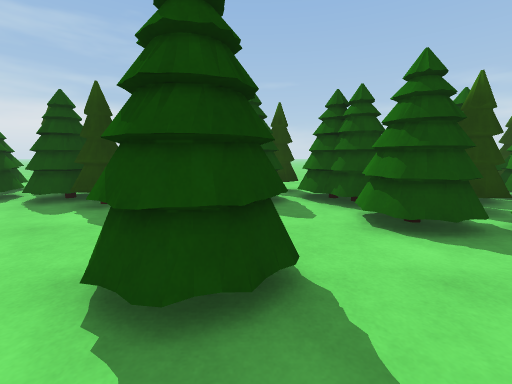
[1] (above)

24 first-person views from a walk through a Unity game level. The camera is 1.3 m above the floor, tilts 8° down and sees 90° across. The floor is counted in squares, 1 m on a side. Each view is taken from the middle of a square. On the plan, view 1 faces up. The plan holds only what a view shows up to about 13 squares ahead; the rest is blank. The place goes on beyond the plan.

[2]
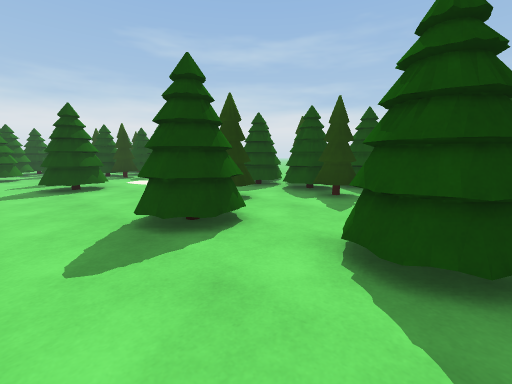

[3]
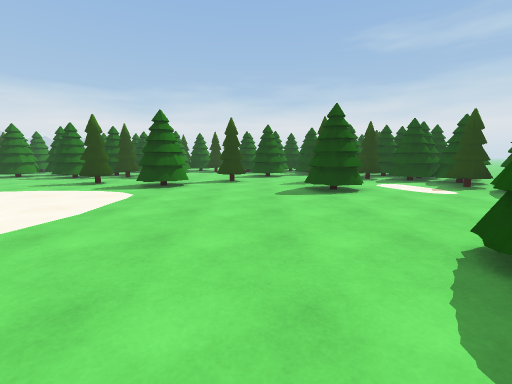

[4]
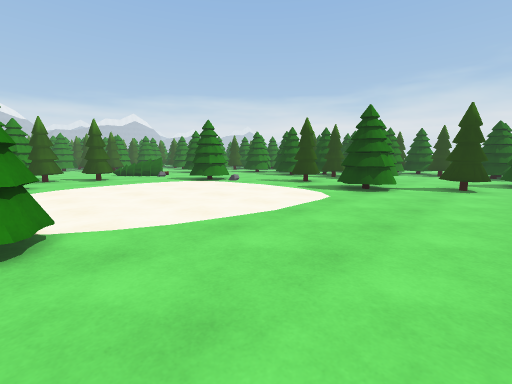

[5]
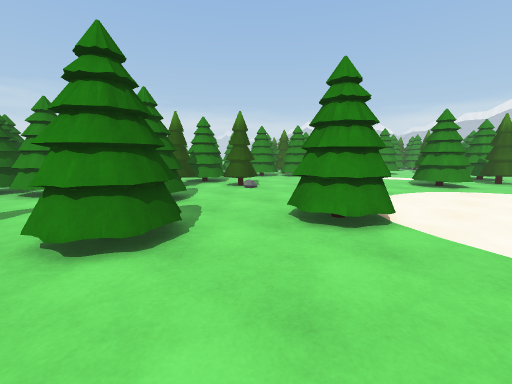

[6]
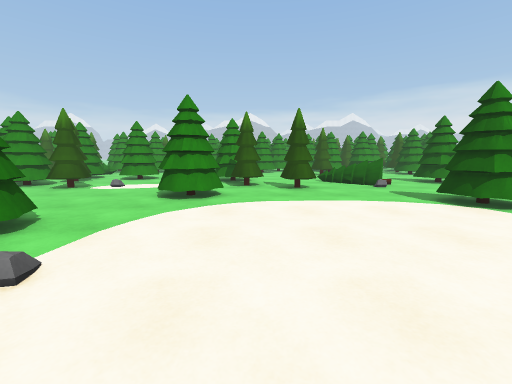

[7]
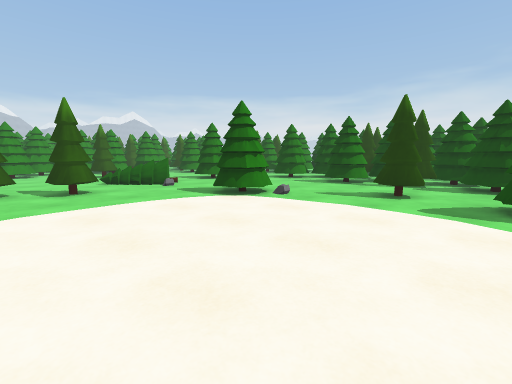

[8]
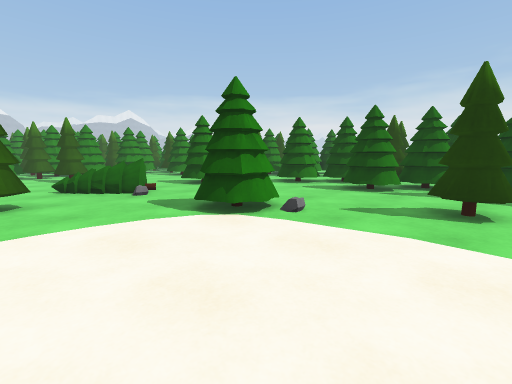

[9]
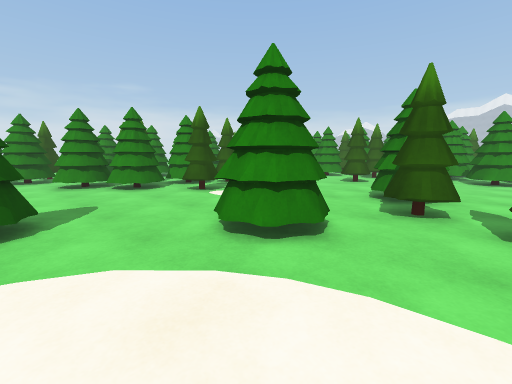

[10]
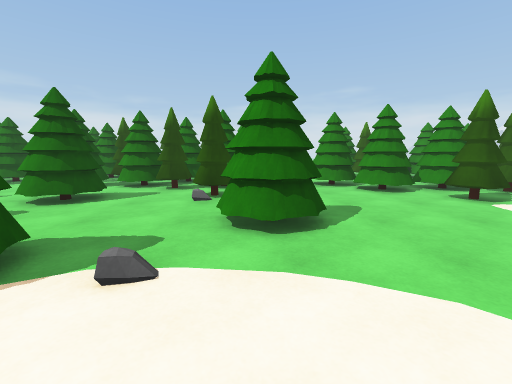

[11]
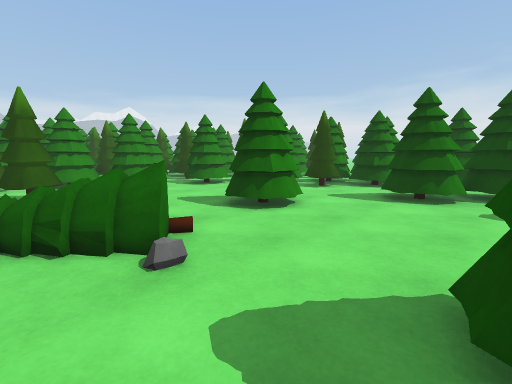

[12]
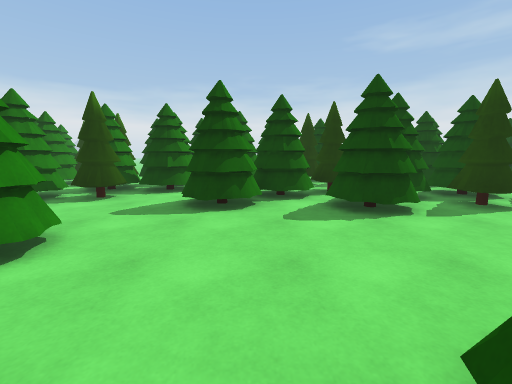

[13]
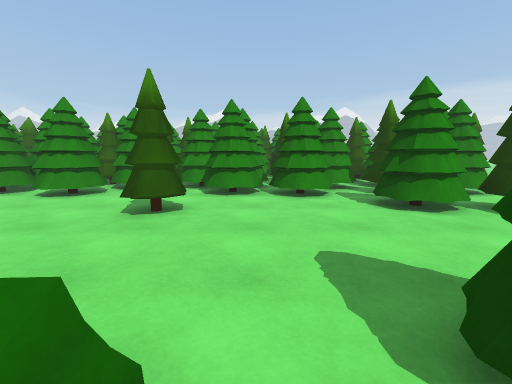

[14]
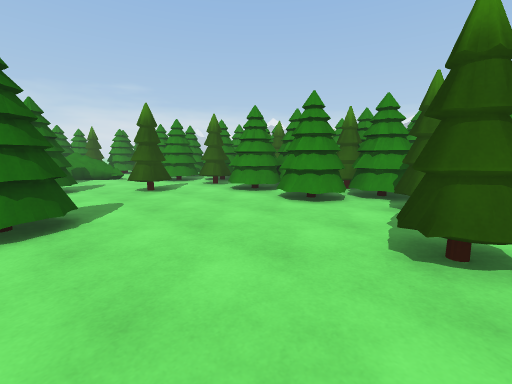

[15]
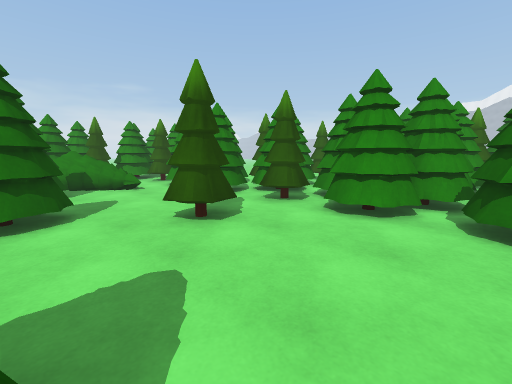

[16]
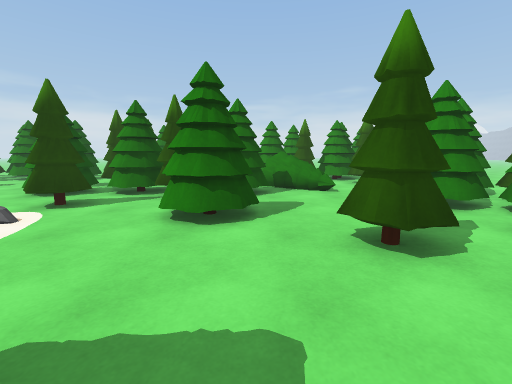

[17]
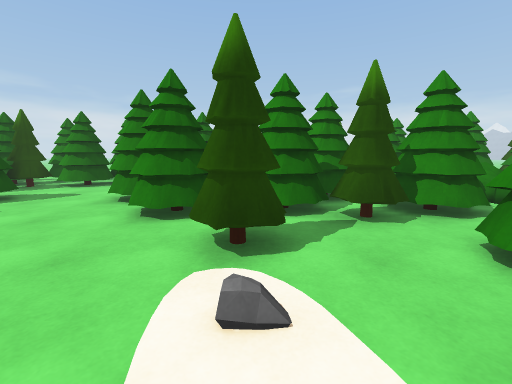

[18]
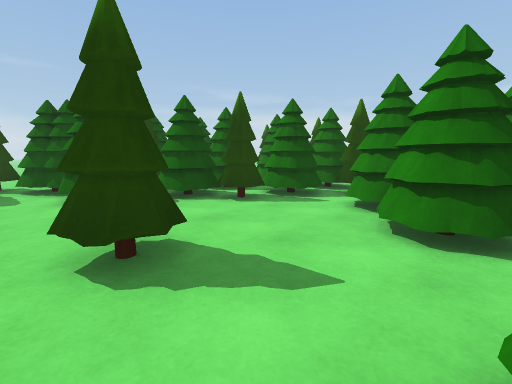

[19]
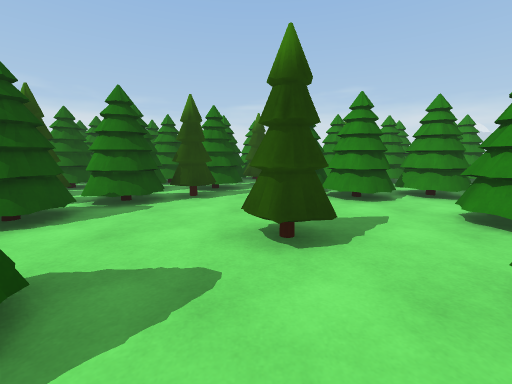

[20]
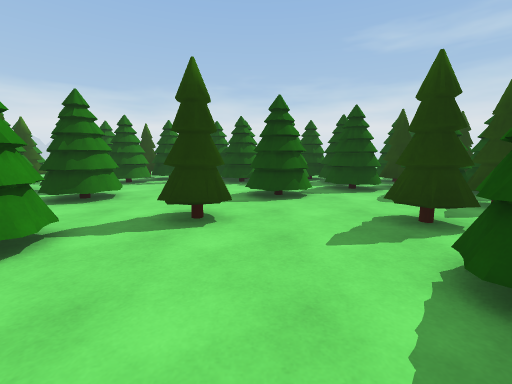

[21]
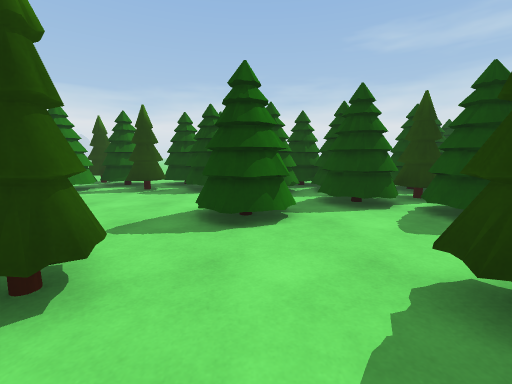

[22]
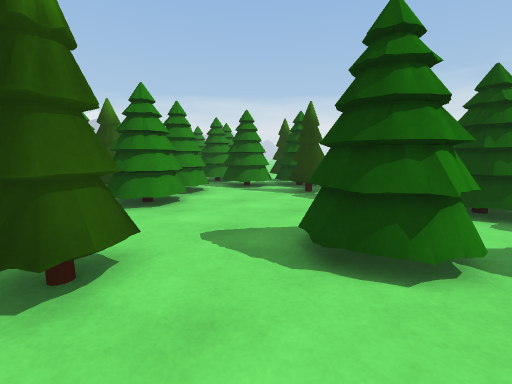

[23]
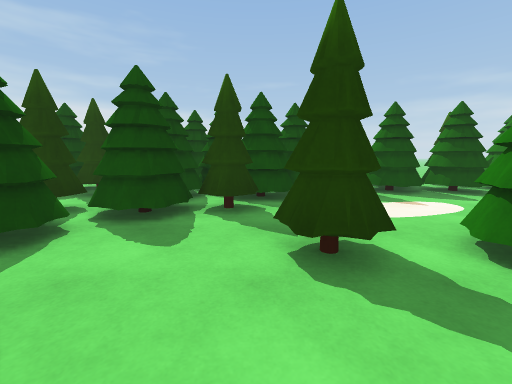

[24]
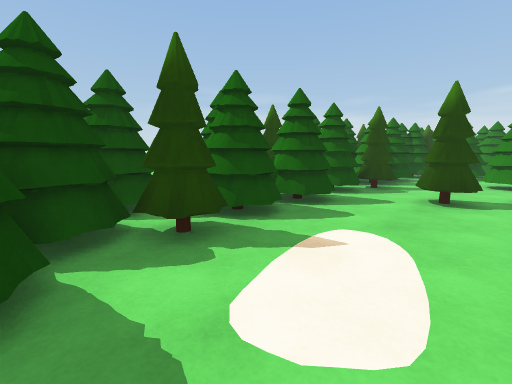

### Floor plan
Key: @ floor where view 1 was taken; # wall or solid block; . floor; T tree; O other object.
Columns run from 25 left of view 1 to 12 right of it. Each row starts with its distance up from view 1.
 10               TTTTT TT    T       T
  9              T T TT TT    T       T
  8   T       ##TT  TTTTT TT TTTT  T TT
  7   TTT       TT TTT.TTTTT TTTT  TTTT
  6    TT TT TT.T........T..  ..T T .
  5   T   TT T........TT...   .TTTT TT T
  4   T TTTTTT........TT....T ..TTTTTT TT
  3     TTTT............ T.TTT....TT
  2  T T TT...TTTTT.... TT..TT.....TTT TT
  1 TTTT T...TTTTTT.....TT.........T.TTTT
  0   TT..TT....TT...........@TT .....TT
 -1   TT  TT..................TTT...TT
 -2   TT..TT................TT.....TTT TTT
 -3   TT.....TT.............TT ...TT T TTT
 -4 TTT......TT.............T .TT.TTTT TT
 -5 TTTT.......TT..............TT .TTT
 -6 TTT....T...TTT........TT...TT..TT  TT
 -7 TTT...TTT.. T.........TT .....TTTT TT
 -8 TTTT.TTTT............. T......TT.TTT
 -9 T TT TTT..TT................TTTTT..T
-10   T..TTTT.TT.............T .TTTTT..TT
-11   TT.TTT................TT ....T...TTT
-12     . TTT...............TT ........TT
-13   TTTT TT....TT....................TT
-14   TTTTTTT....TTT...............TT .T
-15      TT......TT......TTT......TTT   T
-16   TT.T TT............TT .....TT    TT
-17   TT   TT.........TT..  ...TT.TTT
-18        T..........TTTT. . OTT.TT
-19   T TT....TT..TTT...TT........TT
-20   T TTT... TT.TTT....TT......TTTT
-21     T TT.  T........TTT...TT.TT.T
-22     TTT.  ...........T ...TT TTT
-23       TT .................TT.TT T
-24   T.    .......TT........T.....TTT TT
-25   TT   TTT.....TT.......TT.....TT TT
-26         TTT....  ........T.....T  TT
-27      .T   .TT.T....TT.TT....T .T.. T
-28      TT TTTTTTTTTT.TT.TTTT TT  T T T
-29          TT    TTTTT TT TTTT       T
-30         TTT  TTTTTTTTTT TTTTTTT

Positions as (right, up) in squares from view 1, and headings:
1: (0, 0), facing up
2: (0, -1), facing up-left
3: (-2, -2), facing left
4: (-3, -2), facing down-left
5: (-5, -2), facing down-right
6: (-5, -7), facing down
7: (-5, -7), facing down-left
8: (-7, -9), facing down-left
9: (-6, -12), facing down-right
10: (-5, -11), facing right
11: (-9, -15), facing down-left
12: (-11, -16), facing left
13: (-12, -19), facing down
14: (-10, -21), facing down-right
15: (-5, -22), facing down-right
16: (-4, -23), facing right
17: (-1, -18), facing right
18: (1, -4), facing up-right
19: (-2, 0), facing right
20: (-10, -2), facing left
21: (-13, -1), facing left
22: (-15, 0), facing down-left
23: (-16, -2), facing up
24: (-15, 3), facing up-right
